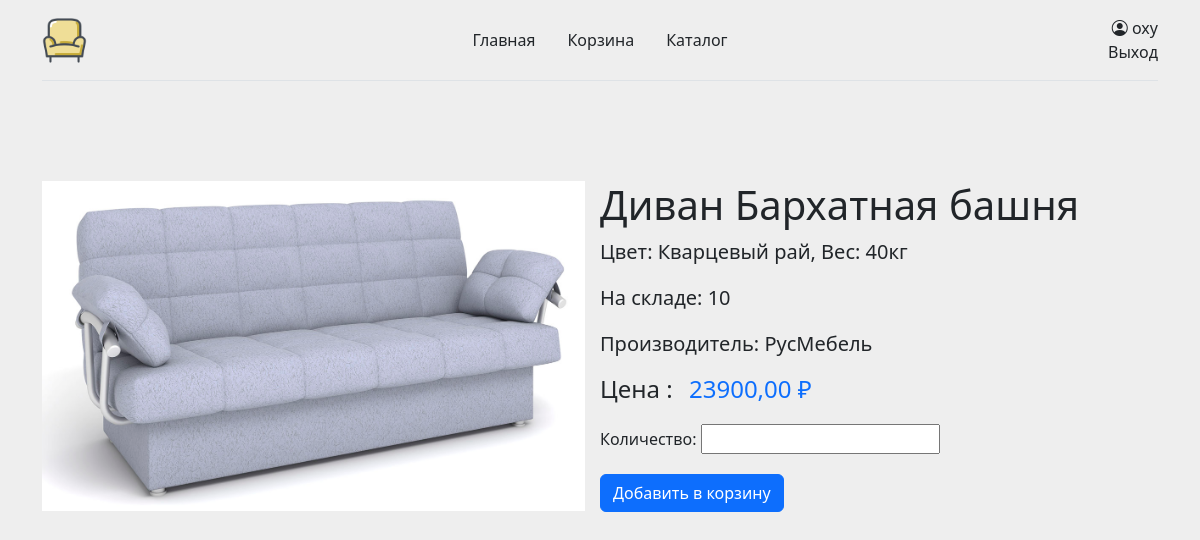
The app's page /product-card/1/ (signed in) with its own data.
### testdb/models.py (models this page shows)
class Furniture(models.Model):
    name_fur = models.CharField(max_length=100, default="")
    photo = models.ImageField(upload_to="photos/%Y/%m/%d", blank=True, default="")
    on_storage = models.IntegerField(default=0)
    price = models.DecimalField(max_digits=8, decimal_places=2, default=0.00)
    maker = models.ForeignKey(Maker, on_delete=models.CASCADE, blank=False)
    color = models.CharField(max_length=50, default="")
    weight = models.IntegerField(default=0)
    class Meta:
        verbose_name = 'мебель'
        verbose_name_plural = 'мебель'

class Maker(models.Model):
    name_maker = models.CharField(max_length=100, default="")
    phone = models.CharField(max_length=11, default="")

### testdb/views.py (the view)
# urls.py: path('product-card/<int:fur_id>/', get_product_card),
def get_product_card(request, fur_id):
    client_id = request.user.id
    User.objects.filter(id=3)
    fur = Furniture.objects.filter(id=fur_id)
    for item in fur:
        maker = Maker.objects.filter(id=item.maker_id)
    if Basket.objects.filter(client=client_id).count() == 0:
        basket = Basket.objects.create(client=request.user)
    fur2 = Furniture.objects.get(id=fur_id)
    bs = Basket.objects.get(client=client_id)
    is_available = True
    if request.method == 'POST':
        form = QuantityOfProduct(request.POST)
        quantity = QuantityOfProduct.check_quantity_value(form, fur2.on_storage)
        if str(quantity) == "None":
            is_available = False
        elif int(quantity) == 0:
            pass
        else:
            bs_content = BasketContent(basket=bs, fur=fur2, quantity=quantity)
            bs_content.save()
            return redirect('basket')
    else:
        form = QuantityOfProduct()
        quantity = None
    return render(request, 'testdb/product-card.html', context={'furniture': fur, 'maker': maker, 'form': form,
                                                                'is_available': is_available, 'quantity': quantity})

### testdb/forms.py (shortened to what this page needs)
class QuantityOfProduct(forms.Form):
    quantity = forms.IntegerField(label='Количество', min_value=1)

### templates/testdb/product-card.html (shortened to what this page needs)
<!DOCTYPE html>
<html lang="en">
<head>
    <link href="https://cdn.jsdelivr.net/npm/bootstrap@5.2.2/dist/css/bootstrap.min.css" rel="stylesheet">
</head>
<body style="background-color: #eee;">
{% include 'inc/header.html' %}
{% for item in furniture %}
<div class="container" style="margin-top: 100px;">
    <div class="col-md-12" style="margin-right: 15px; margin-left: 15px;">
            <div class="pro-img-details col-md-6" style="padding-right: 15px;">
                <img src="{{ item.photo.url }}" alt="" style="max-height: 360px; max-width: 630px;">
            </div>
            <div class="col-md-6">
                <h1 class="h1">
                    {{ item.name_fur }}
                </h1>
                <p class="product-prop">Цвет: {{ item.color }}, Вес: {{ item.weight }}кг</p>
                <p class="product-prop">На складе: {{ item.on_storage }}</p>
                {% for mk in maker %}
                    <p class="product-prop">Производитель: {{ mk.name_maker }}</p>
                {% endfor %}
                <div> <strong class="h4">Цена : </strong><span class="pro-price h4">{{ item.price }}&nbsp;₽</span></div>
                <form method="post">
                    <div class="form-group">
                        {{ form.as_p }}
                    </div>
                    <p>
                        {% if request.user.is_authenticated %}
                            <button class="btn btn-primary" type="submit">Добавить в корзину</button>
                        {% endif %}
                    </p>
                </form>
            </div>
    </div>
</div>
{% endfor %}
</body>
</html>

### templates/inc/header.html (shortened to what this page needs)
<link rel="stylesheet" href="https://cdn.jsdelivr.net/npm/bootstrap-icons@1.5.0/font/bootstrap-icons.css" />
<div class="container">
    <header class="new-header py-3 mb-4 border-bottom">
        <a href="/" class="d-flex align-items-center col-md-3 mb-2 mb-md-0 text-dark text-decoration-none">
            <img src="/media/logo.png" class="logo">
        </a>
        <ul class="nav col-12 col-md-auto mb-2 justify-content-center mb-md-0">
            <li><a href="/" class="nav-link link-dark header-a">Главная</a></li>
                {% if request.user.is_authenticated %}
                    <li><a href="{% url 'basket' %}" class="nav-link link-dark header-a">Корзина</a></li>
                {% endif %}
            <li><a href="{% url 'catalog' %}" class="nav-link link-dark header-a">Каталог</a></li>
        </ul>
        <div class="col-md-3 text-end">
            {% if request.user.is_authenticated %}
                <div>
                    <a href="{% url 'profile' %}" class="link-dark" style="text-decoration: none;"><i class="bi bi-person-circle"></i> {{ user.username }}</a>
                    <br>
                    <a href="{% url 'logout' %}" style="color:#212529; text-decoration: none;">Выход</a>
                </div>
            {% else %}
                <a type="button" href="{% url 'login' %}" class="btn btn-outline-primary me-2">Вход</a>
                <a type="button" href="{% url 'signup' %}" class="btn btn-primary">Регистрация</a>
            {% endif %}
        </div>
    </header>
</div>

### templates/testdb/product-card.html (style rules this page uses)
body { margin-top:20px; background:#eee; }
.pro-img-details { margin-left: -15px; }
.pro-img-details img { width: 100%; }
.product_meta a, .pro-price { color:#fc5959 ; }
.pro-price, .amount-old { font-size: 18px; padding: 0 10px; }
.container { padding-right: 15px; padding-left: 15px; margin-right: auto; margin-left: auto; }
@media (min-width: 768px) { .container { max-width: 720px; } }
@media (min-width: 1200px) { .container { width: 1170px; } }
@media (min-width: 992px) { .col-md-12, .col-md-3, .col-md-6 { float: left; } }
@media (min-width: 768px) { .col-md-6 { flex: 0 0 auto; width: 50%; } }
@media (min-width: 992px) { .col-md-6 { width: 50%; } }
.pro-price { font-size: 18px; color: #0d6efd!important; }
.form-group { margin-bottom: 20px; margin-top: 20px; }
.product-prop { font-size: 20px; }

### templates/inc/header.html (style rules this page uses)
.new-header { display: flex; flex-wrap: wrap; align-items: center; justify-content: center; justify-content:space-between; }
.header-a { padding-right: 1rem !important; padding-left: 1rem !important; }
.logo { width: 45px; height: 45px; }

### records on screen
Furniture: photo (picture), name_fur "Диван Бархатная башня", color "Кварцевый рай", weight "40", on_storage "10", price "23900,00"
Maker: name_maker "РусМебель"

### other values on screen
{{ user.username }} "oxy"
